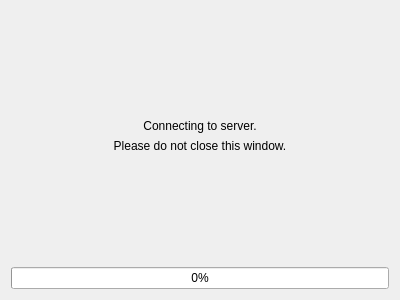
<?xml version="1.0" encoding="UTF-8"?>
<ui version="4.0">
 <class>DownloadDialog</class>
 <widget class="QDialog" name="DownloadDialog">
  <property name="geometry">
   <rect>
    <x>0</x>
    <y>0</y>
    <width>400</width>
    <height>300</height>
   </rect>
  </property>
  <property name="windowTitle">
   <string>Downloading</string>
  </property>
  <layout class="QVBoxLayout" name="verticalLayout">
   <item>
    <spacer name="verticalSpacer_2">
     <property name="orientation">
      <enum>Qt::Vertical</enum>
     </property>
     <property name="sizeHint" stdset="0">
      <size>
       <width>20</width>
       <height>40</height>
      </size>
     </property>
    </spacer>
   </item>
   <item>
    <widget class="QLabel" name="lbl_message">
     <property name="text">
      <string>Connecting to server.</string>
     </property>
     <property name="alignment">
      <set>Qt::AlignCenter</set>
     </property>
    </widget>
   </item>
   <item>
    <widget class="QLabel" name="lbl_no_close">
     <property name="text">
      <string>Please do not close this window.</string>
     </property>
     <property name="alignment">
      <set>Qt::AlignCenter</set>
     </property>
    </widget>
   </item>
   <item>
    <spacer name="verticalSpacer">
     <property name="orientation">
      <enum>Qt::Vertical</enum>
     </property>
     <property name="sizeHint" stdset="0">
      <size>
       <width>20</width>
       <height>40</height>
      </size>
     </property>
    </spacer>
   </item>
   <item>
    <widget class="QProgressBar" name="bar_download">
     <property name="value">
      <number>0</number>
     </property>
    </widget>
   </item>
  </layout>
 </widget>
 <resources/>
 <connections/>
</ui>
